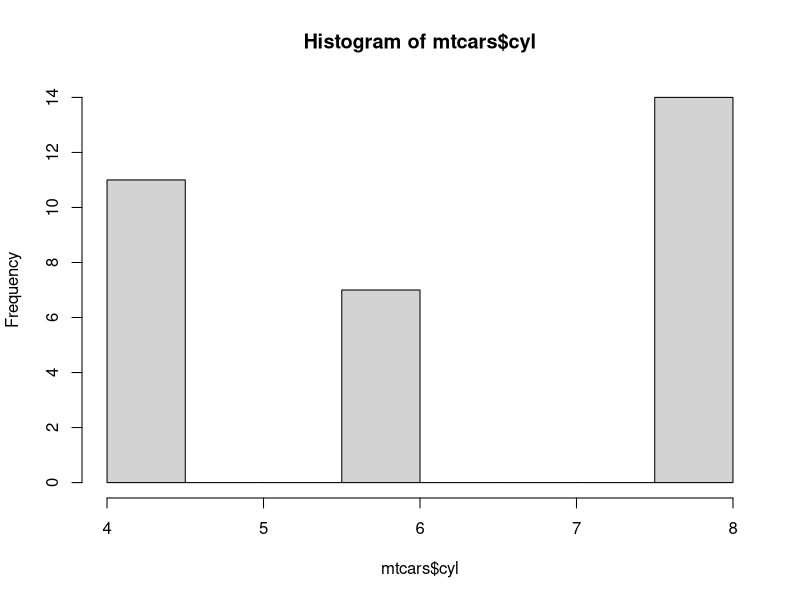
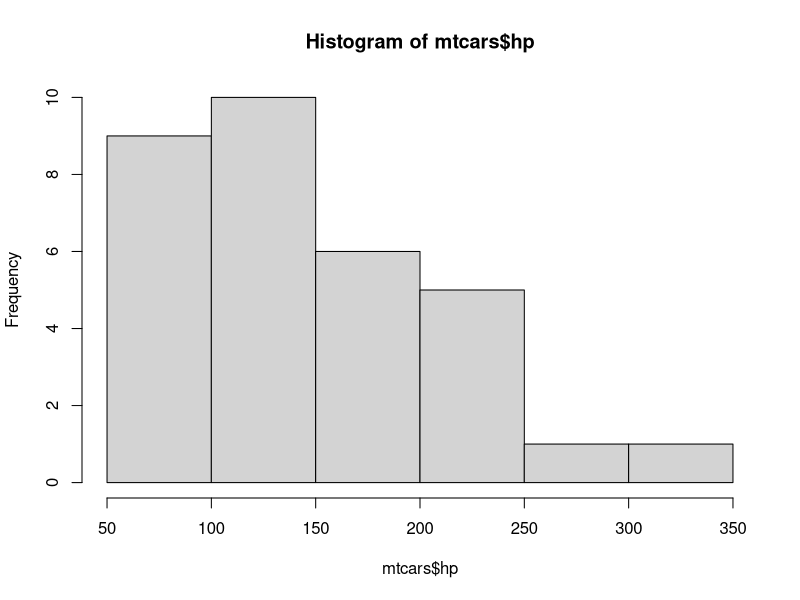

The R source for these figures, in order:
data(mtcars)
str(mtcars)
summary(mtcars)
head(mtcars)
tail(mtcars)
#View(mtcars)

#Descriptive
mean(mtcars $mpg)
median(mtcars $mpg)
sd(mtcars $mpg)
sum(mtcars $mpg)
var(mtcars $mpg)
min(mtcars $mpg)
max(mtcars $mpg)

#Simple visualization
hist(mtcars$cyl)
hist(mtcars$hp)
colnames(mtcars)


